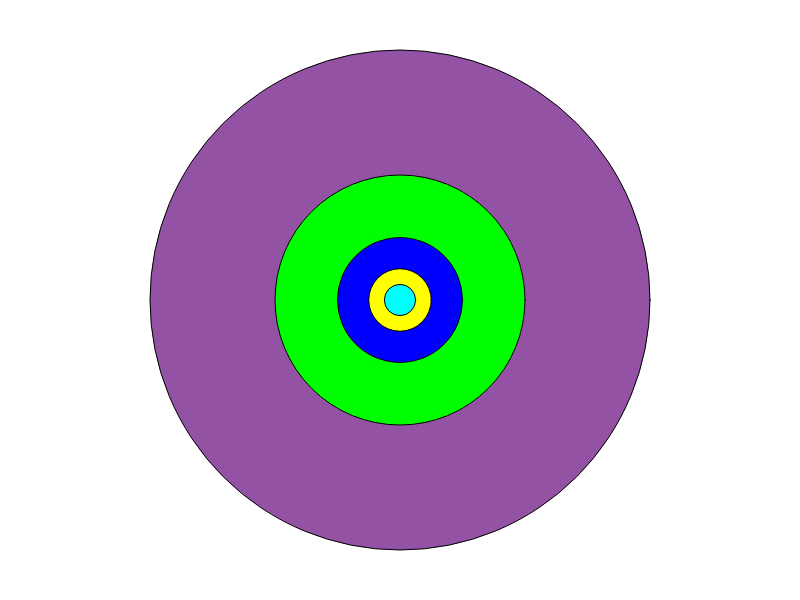
Frame 1 (no input)
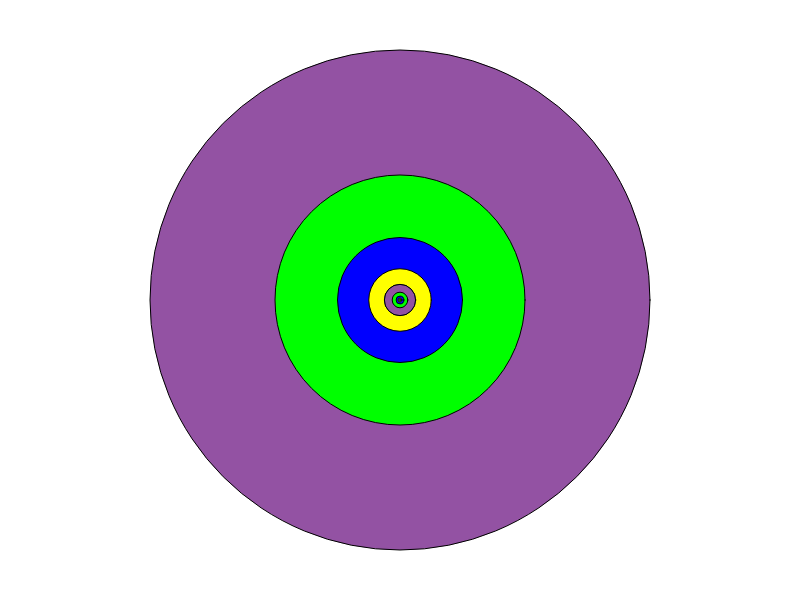
Frame 2 (the mouse pressed at the canvas centre, redrawn once)

The p5.js sketch that drew these frames (run headless with seeded random() and noise() and a simulated clock; the mouse was pressed at the canvas centre and the sketch redrawn once):

// p5.js sketch
// ── sketch.js
//initialize the variables
var circleWidth = 500;
var circleHeight = 500;
var circleX = 400;
var circleY = 300;

function setup() {
  // put setup code here
  createCanvas(800,600);
}

function draw() {
  // put drawing code here

  //first circle
  fill(147, 82, 163);
  ellipse(circleX, circleY, circleWidth, circleHeight);

  //Divide the width and height of the circle by 2
  circleWidth = circleWidth / 2;
  circleHeight = circleHeight / 2;

  //second circle
  fill(0,255,0);
  ellipse(circleX, circleY, circleWidth, circleHeight);



  //Divide the width and height of the circle by 2
  circleWidth = circleWidth / 2;
  circleHeight = circleHeight / 2;

  //third circle
  fill(0,0,255);
  ellipse(circleX, circleY, circleWidth, circleHeight);

  //Divide the width and height of the circle by 2
  circleWidth = circleWidth / 2;
  circleHeight = circleHeight / 2;

  //fourth circle
  fill(255,255,0);
  ellipse(circleX, circleY, circleWidth, circleHeight);

  //Divide the width and height of the circle by 2
  circleWidth = circleWidth / 2;
  circleHeight = circleHeight / 2;

  //fifth circle
  fill(0,255,255);
  ellipse(circleX, circleY, circleWidth, circleHeight);


  noLoop();

}
// ── MatthewKoch_Car2.js
/* U5A1 Car Assignment 2.0
This program will draw a high way and multiple cars using functions
Matthew Koch - 2020/04/17 */

/* Set up function */
function setup() {
  createCanvas(800, 600);
  background(13, 255, 0);
  frameRate(5); //slow down frame rate
}

/* Main draw function */
function draw() {
  //Create high way with 3 lanes in each direction
  drawHighway(3);

  //Decorate the highway
  drawTrees();
}

/* Draws car with parameters
    Location (x, y)
    Size (width, height)
    Colour
  */
function drawCar(x, y, width, height, color, direction) {
  //Draw 4 wheels for the car. The wheels are placed more to the back and the front is longer
  //to give a sense of direction in which the car is traveling
  fill("black");
  var frontWheelX = x + 12;
  var backWheelX = x + 33;
  if (direction === "west") {
    frontWheelX = frontWheelX + 6;
    backWheelX = backWheelX + 6;
  }
  //Draw 4 cars
  rect(frontWheelX, y + 22, width - 18, height - 15);
  rect(frontWheelX, y + 43, width - 18, height - 15);
  rect(backWheelX, y + 22, width - 18, height - 15);
  rect(backWheelX, y + 43, width - 18, height - 15);

  //Fill car color
  fill(color);
  rect(x + 10, y + 25, width + 13, height);
}

/* Draws a lane with 4 cars going in same direction on one lane of a road. Take in parameters for the lane location, direction, color, etc.
 */
function drawLane(x, y, w, h, direction, c) {
  noStroke();
  fill(c);
  //Road Lane
  rect(x, y, w, h);

  //Draw 4 cars using random spacing and colour to give effect of cars in motion. In setup, reduced framerate so cars move at a decent pace
  let spacings = [10, 15, 18, 13, 20, 21, 14, 8, 6, 3, 12, -3];
  let spacing = random(spacings); // select random space

  let colours = ["red", "purple", "green", "blue", "yellow"];
  let colour = random(colours); // select random colour
  drawCar(x + 10 + spacing * 4, y, 30, 20, colour, direction);

  drawCar(x + 205 + spacing * 3, y, 30, 20, colour, direction);
  drawCar(x + 400 + spacing * 5, y, 30, 20, colour, direction);
  drawCar(x + 525 + spacing * 7, y, 30, 20, colour, direction);

  //Draw dotted line to separate lane
  dottedLine(x, y);
}

/* Draws the highway with 6 highway lanes. Take in parameters for the highway location, directions (i.e. #of lanes per direction), color, etc. Call the drawLane() function to draw the lanes.
 */
function drawHighway(numLanesPerDirection) {
  //drawLane(0, 50, 800, 70, "northBound",'grey');
  var yPosition = 0;
  //Drawing 3 lanes going east
  for (lanenum = 0; lanenum < numLanesPerDirection; lanenum++) {
    drawLane(0, lanenum * 73, 800, 70, "east", "grey");
  }
  //Drawing 3 lanes going west
  for (lanenum = 0; lanenum < numLanesPerDirection; lanenum++) {
    drawLane(0, lanenum * 73 + 230, 800, 70, "west", "grey");
  }
  //Draw guard rails
  fill("black");
  rect(0, 210, 800, 8);
  rect(0, 225, 800, 8);
  rect(0, 440, 800, 8);
  rect(0, 0, 800, 8);
}

//Draw one line segment dividing lanes
function lineSegment(x, y, w, h) {
  fill(255, 234, 0);
  rect(x, y - 4, w, h);
}

//Add dotted lines to divide the whole highway lane
function dottedLine(x, y, w, h) {
  fill("grey");
  rect(x, y - 4, 800, 5);
  for (line = 0; line < 15; line++) {
    lineSegment(line * 80 + 1, y, 40, 5);
  }
}

function drawTrees() {
  //Draw trees along highway
  fill(22, 82, 7);
  triangle(120, 510, 140, 460, 160, 510);
  triangle(180, 505, 200, 460, 220, 505);
  triangle(220, 515, 240, 455, 260, 515);
  triangle(275, 530, 295, 460, 315, 530);
  triangle(360, 510, 380, 460, 400, 510);
  triangle(395, 525, 420, 460, 440, 525);
  triangle(470, 510, 490, 460, 510, 510);
  triangle(550, 525, 575, 460, 595, 525);
}
